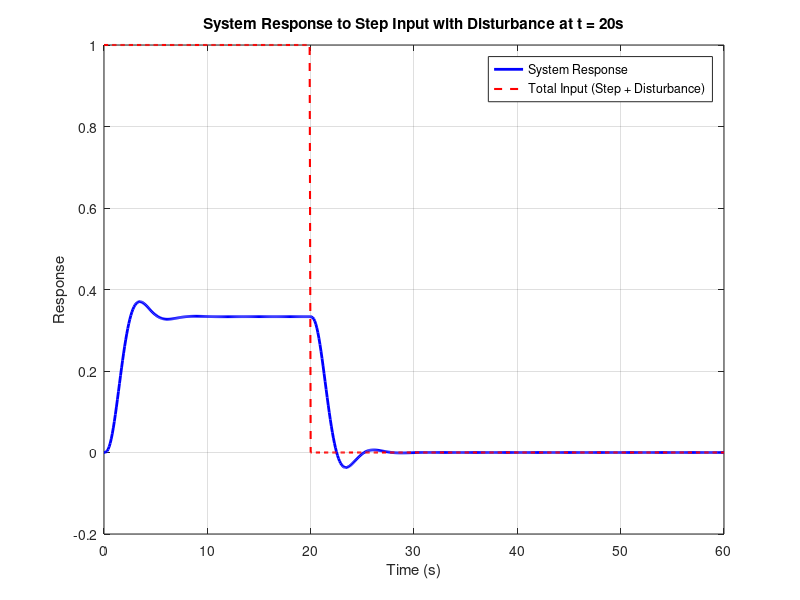

Source code (MATLAB):
% تعریف تابع تبدیل سیستم حلقه باز
numerator = 1;
denominator = [1 3 4 2];
G = tf(numerator, denominator);

% تعریف کنترلکننده تناسبی
Kp = 1;
P_controller = Kp;

% ایجاد سیستم حلقه بسته با فیدبک واحد
closed_loop_system = feedback(P_controller * G, 1);

% تعریف زمان شبیهسازی
t = 0:0.1:60;

% تعریف ورودی پله واحد
u = ones(size(t));

% تعریف اغتشاش پله در لحظه t = 20 با اندازه -1
disturbance = -1 * (t >= 20);

% ورودی کلی سیستم (پله + اغتشاش)
total_input = u + disturbance;

% شبیهسازی پاسخ سیستم به ورودی کلی
[y, t, x] = lsim(closed_loop_system, total_input, t);

% نمایش پاسخ سیستم
figure;
plot(t, y, 'b', 'LineWidth', 2);
hold on;
plot(t, total_input, 'r--', 'LineWidth', 1.5);
legend('System Response', 'Total Input (Step + Disturbance)');
title('System Response to Step Input with Disturbance at t = 20s');
xlabel('Time (s)');
ylabel('Response');
grid on;
